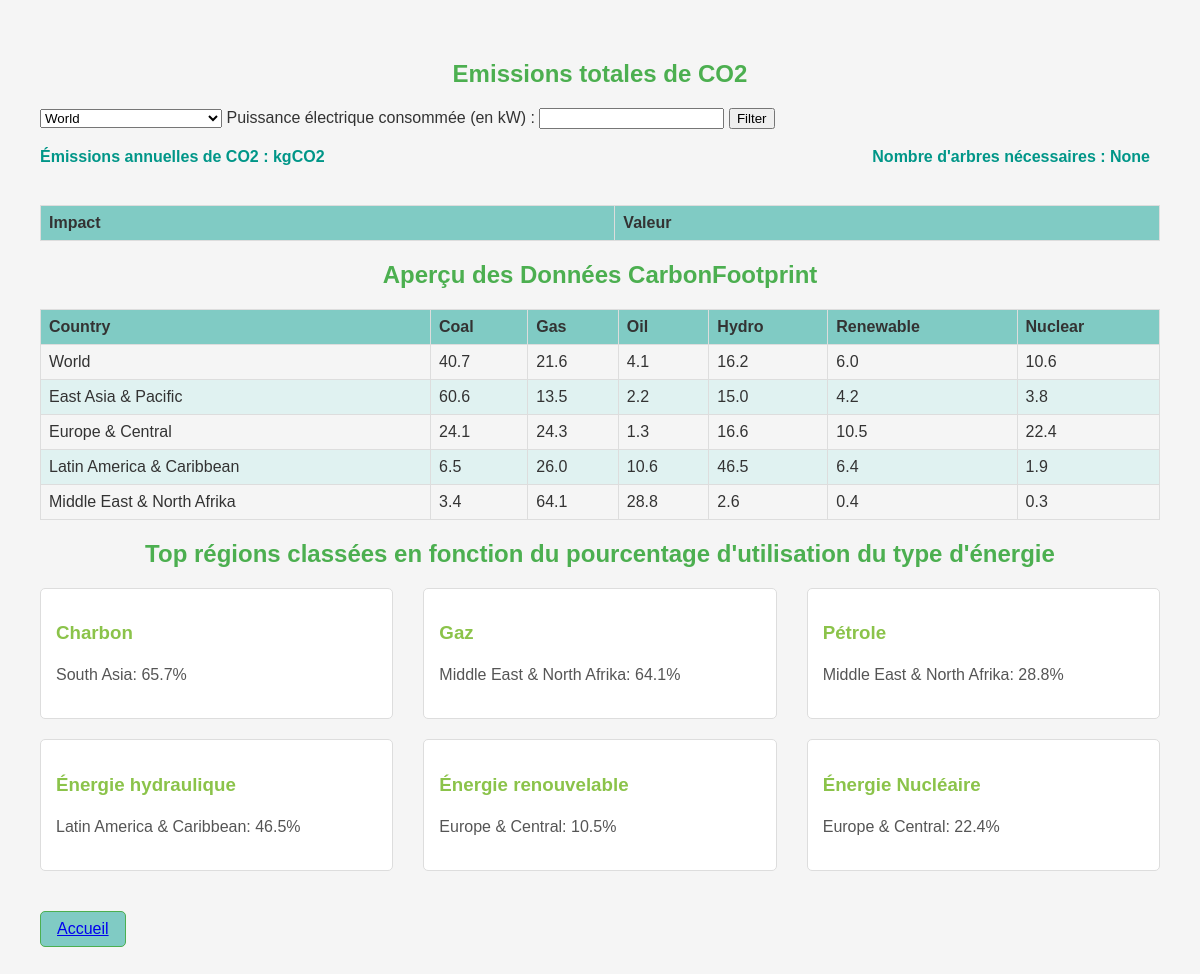
The page /top_energy_regions on the database its author committed.
### models.py (models this page shows, shortened)
class WorldModel(db.Model):
    __tablename__ = 'World'
    Country = db.Column(db.String(255), primary_key=True, nullable=False)
    Coal = db.Column(db.Float)
    Gas = db.Column(db.Float)
    Oil = db.Column(db.Float)
    Hydro = db.Column(db.Float)
    Renewable = db.Column(db.Float)
    Nuclear = db.Column(db.Float)
    @classmethod
    def get_countries(cls):
        return [(country.Country, country.Country) for country in cls.query.all()]

### app.py (the view, shortened to what this page needs)
@app.route('/top_energy_regions', methods=['GET','POST'])
def top_energy_regions():
    try:
        sql_query = db.session.query(WorldModel).limit(5)
        sql_query_coal = db.session.query(WorldModel.Country, WorldModel.Coal).filter(WorldModel.Coal.isnot(None)).order_by(WorldModel.Coal.desc()).limit(1)
        sql_query_gas = db.session.query(WorldModel.Country, WorldModel.Gas).filter(WorldModel.Gas.isnot(None)).order_by(WorldModel.Gas.desc()).limit(1)
        sql_query_oil = db.session.query(WorldModel.Country, WorldModel.Oil).filter(WorldModel.Oil.isnot(None)).order_by(WorldModel.Oil.desc()).limit(1)
        sql_query_hydro = db.session.query(WorldModel.Country, WorldModel.Hydro).order_by(WorldModel.Hydro.desc()).limit(1)
        sql_query_renewable = db.session.query(WorldModel.Country, WorldModel.Renewable).order_by(WorldModel.Renewable.desc()).limit(1)
        sql_query_nuclear = db.session.query(WorldModel.Country, WorldModel.Nuclear).order_by(WorldModel.Nuclear.desc()).limit(1)
        results = sql_query.all()
        results_coal = sql_query_coal.all()
        results_gas = sql_query_gas.all()
        results_oil = sql_query_oil.all()
        results_hydro = sql_query_hydro.all()
        results_renewable = sql_query_renewable.all()
        results_nuclear = sql_query_nuclear.all()
        query_results = [dict(result.__dict__) for result in results]
        query_results_coal = [{'Country': result.Country, 'Coal': result.Coal} for result in results_coal]
        query_results_gas = [{'Country': result.Country, 'Gas': result.Gas} for result in results_gas]
        query_results_oil = [{'Country': result.Country, 'Oil': result.Oil} for result in results_oil]
        query_results_hydro = [{'Country': result.Country, 'Hydro': result.Hydro} for result in results_hydro]
        query_results_renewable = [{'Country': result.Country, 'Renewable': result.Renewable} for result in results_renewable]
        query_results_nuclear = [{'Country': result.Country, 'Nuclear': result.Nuclear} for result in results_nuclear]
        form = FilterForm()
        form.country_table2.choices = WorldModel.get_countries()
        query_results_table2 = []
        selected_country_table2 = form.country_table2.data
        return render_template('top_energy_regions.html', form=form, query_results=query_results, query_results_coal=query_results_coal, query_results_gas=query_results_gas,
                               query_results_oil=query_results_oil, query_results_hydro=query_results_hydro,
                               query_results_renewable=query_results_renewable, query_results_nuclear=query_results_nuclear,
                               query_results_table2=query_results_table2)
    except Exception as e:
        return f"Une erreur s'est produite : {str(e)}"

### forms.py
class FilterForm(FlaskForm):
    country_table1 = SelectField( choices=[], coerce=str)
    unit_table1 = SelectField('kw',coerce=float)
    submit = SubmitField('Filter')
    trees_needed = FloatField('Nombre d\'arbres nécessaires', render_kw={'readonly': True})
    country_table2 = SelectField( choices=[], coerce=str)
    unit_table2 = SelectField('kw',coerce=float)
    submit2 = SubmitField('Filter')

### templates/top_energy_regions.html (shortened to what this page needs)
<!DOCTYPE html>
<html lang="en">
<head>
</head>
     <h2><center>Emissions totales de CO2</center></h2>
     <form method="POST" action="{{ url_for('top_energy_regions') }}">
        {{ form.country_table2 }}
        <label for="power_consumption">Puissance électrique consommée (en kW) :</label>
        <input type="number" step="0.01" name="power_consumption" id="power_consumption" required>
        {{ form.submit2 }}
    </form>
<div class="highlight-container">
    <p class="highlight">Émissions annuelles de CO2 : {{ total_annual_emission }} kgCO2</p>
    <p class="highlight">Nombre d'arbres nécessaires : {{ form.trees_needed.data }}</p>
</div>
     <table>
         <thead>
             <tr>
                 <th>Impact</th>
                 <th>Valeur</th>
             </tr>
         </thead>
     </table>
    <h2><center>Aperçu des Données CarbonFootprint</center></h2>
    <table border="1">
        <thead>
            <tr>
                <th>Country</th>
                <th>Coal</th>
                <th>Gas</th>
                <th>Oil</th>
                <th>Hydro</th>
                <th>Renewable</th>
                <th>Nuclear</th>
            </tr>
        </thead>
        <tbody>
            {% for country in query_results %}
                <tr>
                    <td>{{ country.Country }}</td>
                    <td>{{ country.Coal }}</td>
                    <td>{{ country.Gas }}</td>
                    <td>{{ country.Oil }}</td>
                    <td>{{ country.Hydro }}</td>
                    <td>{{ country.Renewable }}</td>
                    <td>{{ country.Nuclear }}</td>
                </tr>
            {% endfor %}
        </tbody>
    </table>
     <h2><center>Top régions classées en fonction du pourcentage d'utilisation du type d'énergie</center></h2>
    <div class="query-section">
        {% for result in query_results_coal %}
            <div class="query-box">
                <h3>Charbon</h3>
                <p>{{ result.Country }}: {{ result.Coal }}%</p>
            </div>
        {% endfor %}
        {% for result in query_results_gas %}
            <div class="query-box">
                <h3>Gaz</h3>
                <p>{{ result.Country }}: {{ result.Gas }}%</p>
            </div>
        {% endfor %}
        {% for result in query_results_oil %}
            <div class="query-box">
                <h3>Pétrole</h3>
                <p>{{ result.Country }}: {{ result.Oil }}%</p>
            </div>
        {% endfor %}
        {% for result in query_results_hydro %}
            <div class="query-box">
                <h3>Énergie hydraulique</h3>
                <p>{{ result.Country }}: {{ result.Hydro }}%</p>
            </div>
        {% endfor %}
        {% for result in query_results_renewable %}
            <div class="query-box">
                <h3>Énergie renouvelable</h3>
                <p>{{ result.Country }}: {{ result.Renewable }}%</p>
            </div>
        {% endfor %}
        {% for result in query_results_nuclear %}
            <div class="query-box">
                <h3>Énergie Nucléaire</h3>
                <p>{{ result.Country }}: {{ result.Nuclear }}%</p>
            </div>
        {% endfor %}
    </div>
    <div class="link">
        <a href="{{ url_for('index') }}">Accueil</a>
    </div>
</body>
</html>

### templates/top_energy_regions.html (style rules this page uses)
h2 { color: #4caf50; }
h3 { color: #8bc34a; }
table { width: 100%; border-collapse: collapse; margin-top: 20px; }
th, td { border: 1px solid #ddd; padding: 8px; text-align: left; }
th { background-color: #80cbc4; }
tbody tr:nth-child(even) { background-color: #e0f2f1; }
p { line-height: 1.5; color: #555; }
.query-section { margin-top: 20px; display: flex; flex-wrap: wrap; justify-content: space-between; }
.query-box { width: calc(33.33% - 20px); box-sizing: border-box; margin-bottom: 20px; background-color: #fff; padding: 15px; border: 1px solid #ddd; border-radius: 5px; }
.link, .return-link { margin-top: 20px; color: #009688; text-decoration: none; display: inline-block; padding: 8px 16px; background-color: #80cbc4; border: 1px solid #4caf50; border-radius: 5px; }
.highlight-container { display: flex; justify-content: space-between; }
.highlight { margin-right: 10px; font-weight: bold; color: #009688; }

### rows shown on the page
WorldModel: Country "World", Coal "40.7", Gas "21.6", Oil "4.1", Hydro "16.2", Renewable "6.0", Nuclear "10.6"
WorldModel: Country "East Asia & Pacific", Coal "60.6", Gas "13.5", Oil "2.2", Hydro "15.0", Renewable "4.2", Nuclear "3.8"
WorldModel: Country "Europe & Central", Coal "24.1", Gas "24.3", Oil "1.3", Hydro "16.6", Renewable "10.5", Nuclear "22.4"
WorldModel: Country "Latin America & Caribbean", Coal "6.5", Gas "26.0", Oil "10.6", Hydro "46.5", Renewable "6.4", Nuclear "1.9"
WorldModel: Country "Middle East & North Afrika", Coal "3.4", Gas "64.1", Oil "28.8", Hydro "2.6", Renewable "0.4", Nuclear "0.3"
WorldModel: Country "South Asia", Coal "65.7"
